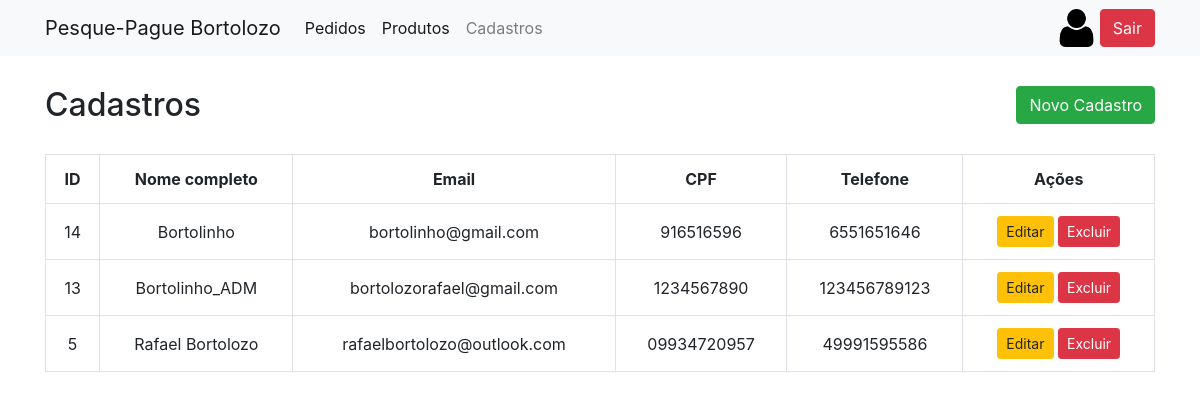
The app's page /login/cadastros.php (signed in) with its own data.
### tables this page shows
CREATE TABLE `clientes` (
  `id` int NOT NULL AUTO_INCREMENT,
  `nome` varchar(100) NOT NULL,
  `email` varchar(100) NOT NULL,
  `senha` varchar(260) NOT NULL,
  `cpf` varchar(20) NOT NULL,
  `telefone` varchar(45) NOT NULL,
  PRIMARY KEY (`id`)
);

### src/dao/LoginDAO.php (called while the page is built, shortened)
<?php
    class LoginDAO{
        public static function getAll(){
            $con = ConnectionFactory::getConnection();
            $stmt= $con->prepare("SELECT * FROM clientes ORDER BY nome ASC");
            $stmt->execute();
            return $stmt;
        }
    }
?>

### login/cadastros.php (the view, shortened to what this page needs)
<?php
    $stmt= LoginDAO::getAll();
?>
<!DOCTYPE html>
<html lang="pt-BR">
<head>
    <?php include("../partials/_head.php")?>
</head>
<body>
<?php include("../partials/_header.php")?>
    <section id="content">
        <div class="container">
            <div class="row">
                <div class="col-md-12">
                    <h2>Cadastros<a href="/login/new.php" class="btn btn-success float-right">Novo Cadastro</a></h2>
                    <table class="table table-bordered">
                        <tr>
                            <th>ID</th>
                            <th>Nome completo</th>
                            <th>Email</th>
                            <th>CPF</th>
                            <th>Telefone</th>
                            <th>Ações</th>
                        </tr>
                        <?php while ($con= $stmt->fetch(PDO::FETCH_OBJ)) :?>
                            <tr>
                                <td class="align-middle"><?=$con->id?></td>
                                <td class="align-middle"><?=$con->nome?></td>
                                <td class="align-middle"><?=$con->email?></td>
                                <td class="align-middle"><?=$con->cpf?></td>
                                <td class="align-middle"><?=$con->telefone?></td>
                                <td class="align-middle">
                                    <a href="/login/edit.php?id=<?=$con->id?>" class="btn btn-sm btn-warning">Editar</a>
                                    <a href="/login/destroy.php?id=<?=$con->id?>" class="btn btn-sm btn-danger"
                                        onclick="return confirm('Você realmente deseja excluir o cadastro <?=$con->id?>-<?=$con->nome?>?')">Excluir</a>
                                </td>
                            </tr>
                        <?php endwhile?>
                    </table>
                </div>
            </div>
        </div>
    </section>
</body>
</html>

### css/style.css (style rules this page uses)
table th { text-align: center; }
table td { text-align: center; }
section#content { margin-top: 30px; }
section#content h2 { margin-bottom: 30px; }

### records on screen
clientes: id "14", nome "Bortolinho", email "bortolinho@gmail.com", cpf "916516596", telefone "6551651646"
clientes: id "13", nome "Bortolinho_ADM", email "bortolozorafael@gmail.com", cpf "1234567890", telefone "123456789123"
clientes: id "5", nome "Rafael Bortolozo", email "rafaelbortolozo@outlook.com", cpf "09934720957", telefone "49991595586"
